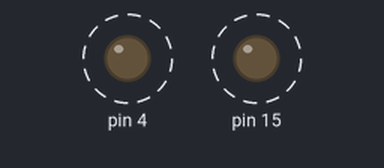
This sketch was run on a simulated Arduino Uno, built with avr-gcc and run on an emulated ATmega328P. Shown: output pins drawn as LEDs (lit = HIGH). Dashed ring = blinking.

Above: at 0.17 s.
Timing chart, 0 to 3.0 s (numbered marks = the images above):
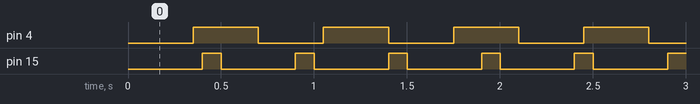

Measured:
- by itself, pin 4: alternates HIGH for 0.35 s and LOW for 0.35 s
- by itself, pin 15: alternates HIGH for 0.10 s and LOW for 0.40 s

The sketch:

ClassySolution_jul20b.ino
```cpp
class Flasher
{
	// Class Member Variables
	// These are initialized at startup
	int ledPin;      // the number of the LED pin
	long OnTime;     // milliseconds of on-time
	long OffTime;    // milliseconds of off-time

	// These maintain the current state
	int ledState;             		// ledState used to set the LED
	unsigned long previousMillis;  	// will store last time LED was updated

  // Constructor - creates a Flasher
  // and initializes the member variables and state
  public:
  Flasher(int pin, long on, long off)
  {
	ledPin = pin;
	pinMode(ledPin, OUTPUT);

	OnTime = on;
	OffTime = off;

	ledState = LOW;
	previousMillis = 0;
  }

  void Update()
  {
    // check to see if it's time to change the state of the LED
    unsigned long currentMillis = millis();

    if((ledState == HIGH) && (currentMillis - previousMillis >= OnTime))
    {
    	ledState = LOW;  // Turn it off
      previousMillis = currentMillis;  // Remember the time
      digitalWrite(ledPin, ledState);  // Update the actual LED
    }
    else if ((ledState == LOW) && (currentMillis - previousMillis >= OffTime))
    {
      ledState = HIGH;  // turn it on
      previousMillis = currentMillis;   // Remember the time
      digitalWrite(ledPin, ledState);	  // Update the actual LED
    }
  }
};


Flasher led1(15, 100, 400);
Flasher led2(4, 350, 350);

void setup()
{
}

void loop()
{
	led1.Update();
	led2.Update();
}
```
